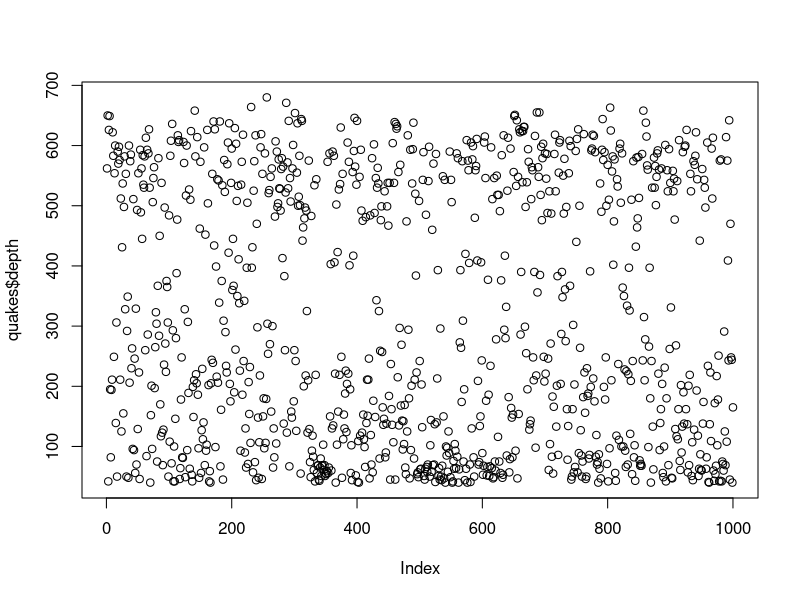
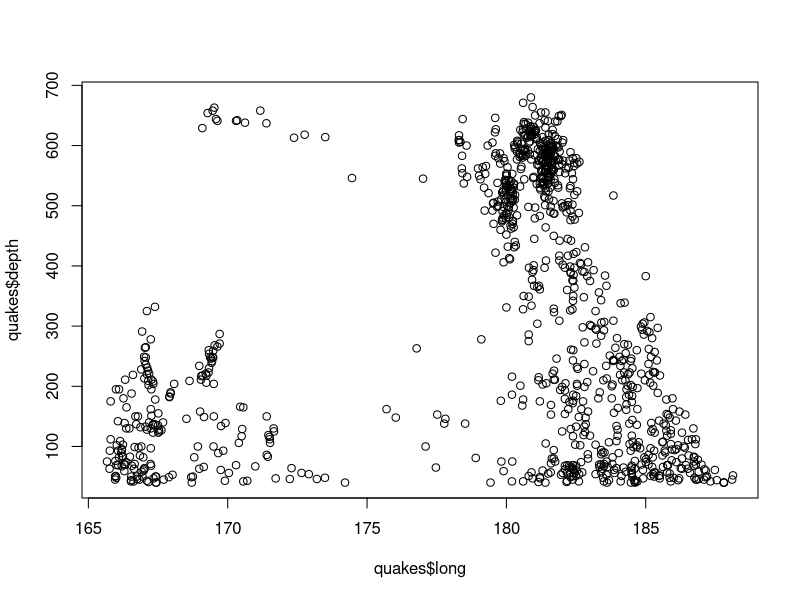
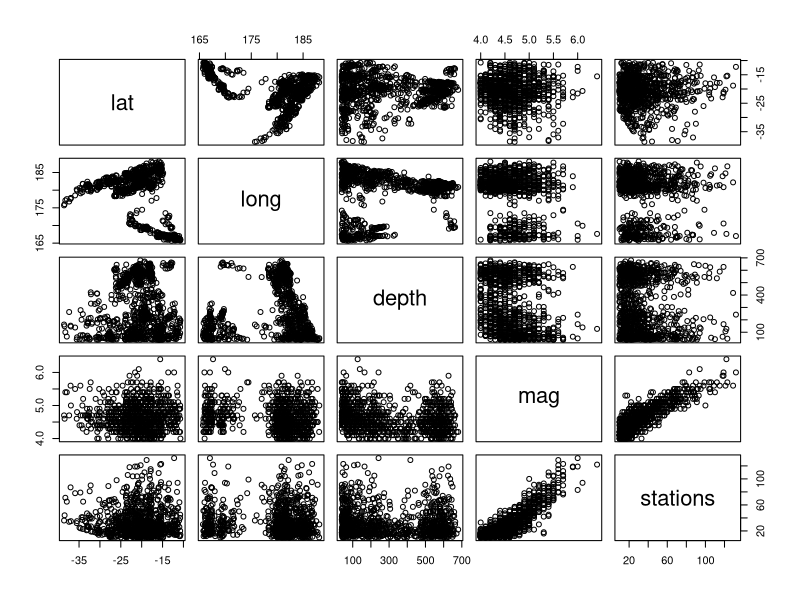
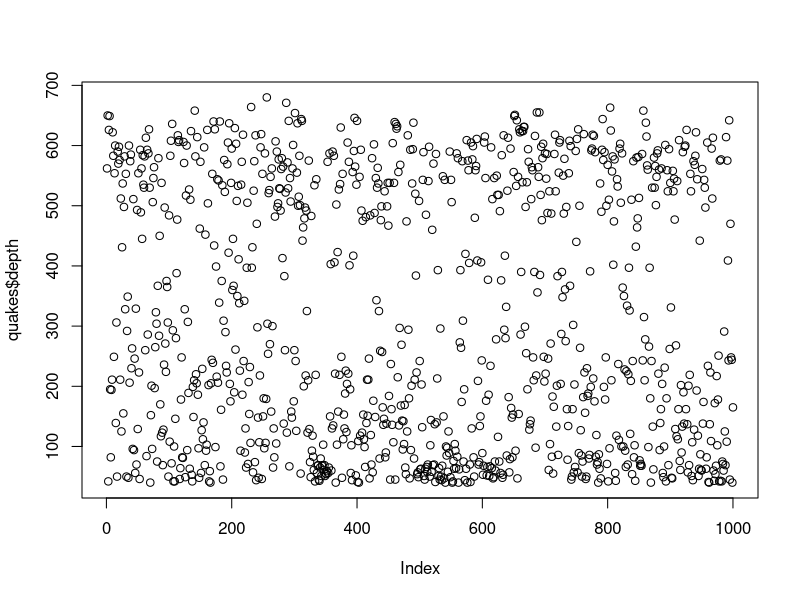
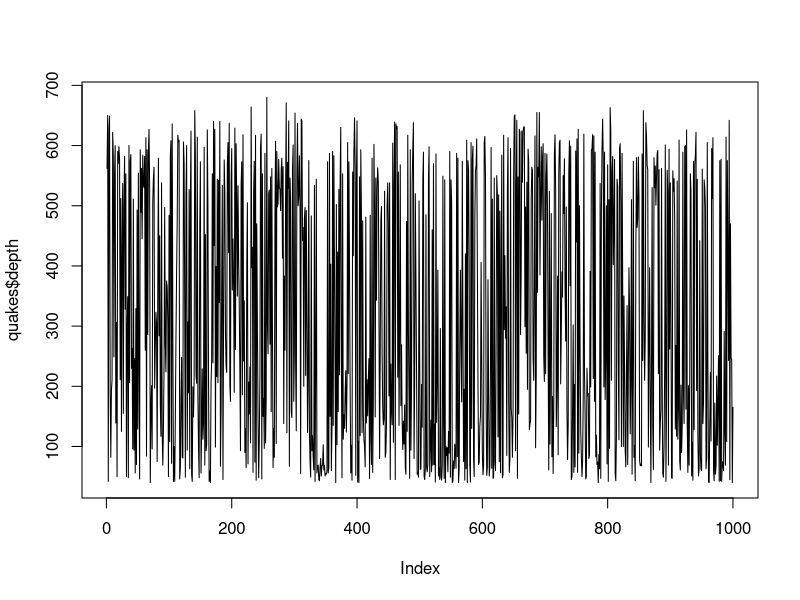
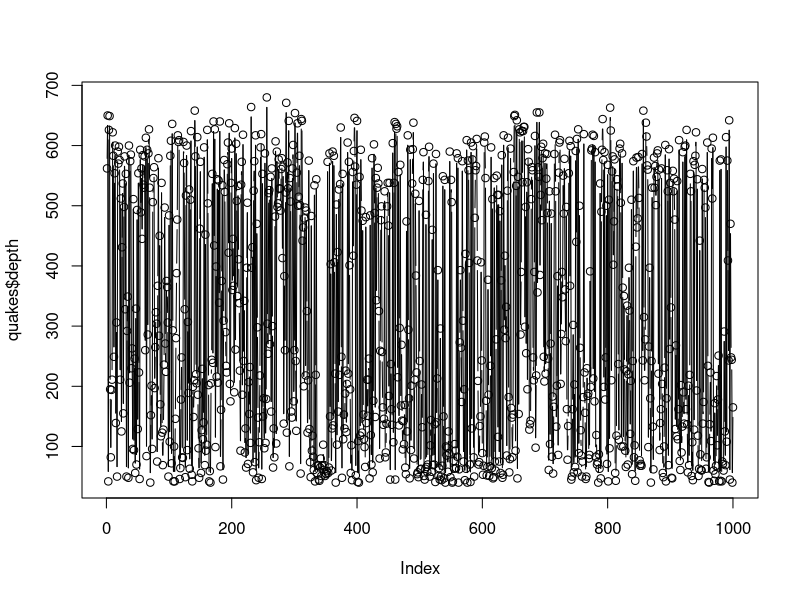
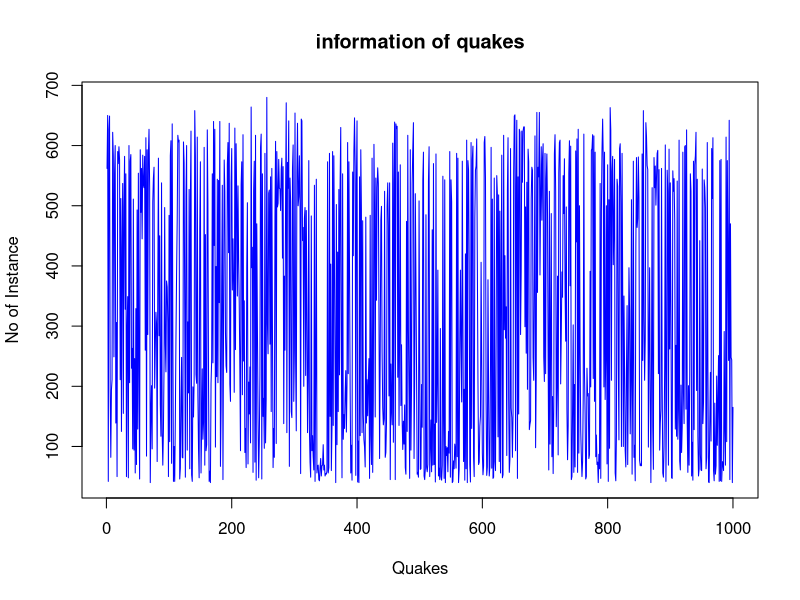
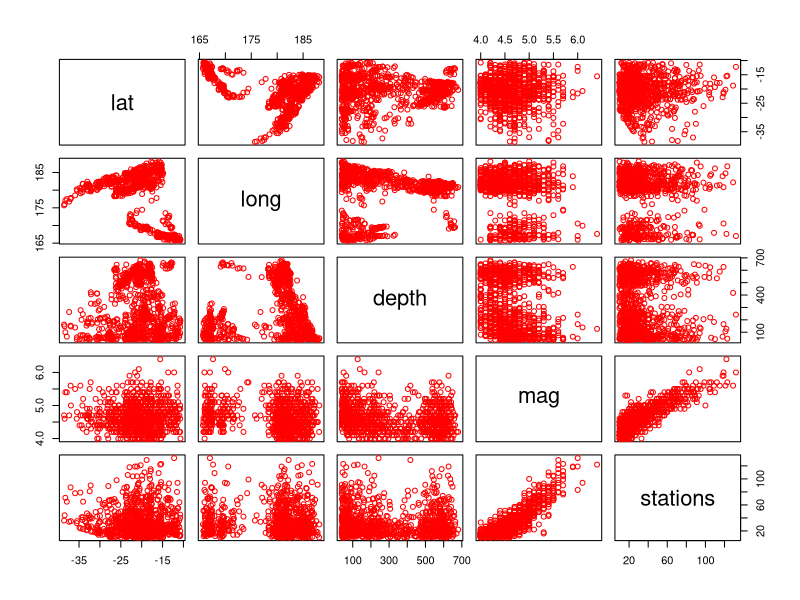

Generate these figures, in order, with R: (Note: this script raises an error after producing the figures.)

p_quakes <- datasets::quakes

###Top 10 rows and last 10 columns
head(quakes,10)
tail(quakes,10)
names(quakes)   # names of all columns

# To see entire dataset click on quakes data set name on top right window
######columns
quakes[,c(1,2)] # all rows and first columns
df<-quakes[,-6] # exclude column no.6
df

summary(quakes[,1]) # summary statistics for column 1


quakes$depth   # display column values

summary(quakes$depth) # summry of wind column


####summry of the data####

summary(quakes)    #summry of all columns

# visualiazation
plot(quakes$depth)
plot(quakes$long,quakes$depth,type= "p")
plot(quakes)  #scatterplot
help(plot)


# point and lines
plot(quakes$depth, type="p") # p: points, l: lines,b: both
plot(quakes$depth, type="l")
plot(quakes$depth, type="b")


plot(quakes$depth,
     xlab = 'Quakes',
     ylab = 'No of Instance',
     main = 'information of quakes',
     col = 'blue',
     type='l')


plot(quakes,col='red') # plot of entire dataset - all columns

plot(quakes$mag,quakes$stations)# x axis mag - , y-stations
plot(quakes$stations,quakes$mag) # x - stations, y- mag

# Horizontal bar plot
barplot(quakes$mag,
        main = 'information of quakes',
        ylab = 'mag levels',
        col = 'blue',
        horiz = T,
        axes=F)
help(barplot)

#Histogram

hist(quakes$long)

hist(quakes$long,
     main = 'information of quakes',
     xlab = 'solar.',
     col='blue',
     border='red')

help(hist)     


#Single box plot
help(boxplot)


boxplot(quakes$depth,
        main="Boxplot",
        col="green",
        border='red',
        horizontal=T)

boxplot.stats(quakes$depth)$out  #outlier values

quakes$mag


#multiple box plots
boxplot(quakes[,1:4],
        main='multiple box plots',
        horizontal=TRUE,
        col='pink')

#margine of the grid(mar)(bottom,left,top,right),
#no of rows and column(mfrow),
#whether a border is to be included(bty)
#the position of the 
#labels(las: 1 for horizontal, las: 0 for verticle)
plot(quakes$mag,type="l")
#bty -box around the plot (0,n,7,L,C,u)
help(bar)
par(mfrow=c(3,3),mar=c(2,5,2,1), las=0, bty="o")
plot(quakes$mag)
plot(quakes$mag, quakes$depth)
plot(quakes$depth, type="l")
plot(quakes$mag, type="l")
barplot(quakes$mag, main = 'information of quakes',
        xlab = 'mag levels',col='pink',horiz = TRUE)
hist(quakes$stations)
boxplot(quakes$stations)
boxplot(quakes[,0.0:4],main='Multiple box plots')

# Considering NA values
quakes
max(quakes$depth)
min(quakes$long)
mean(quakes$stations)


mean(quakes$stations,na.rm=T) 
median(quakes$mag)
median(quakes$mag,na.rm=T) 
max(quakes$mag,na.rm = T)
min(quakes$mag,na.rm = T)


# Google following function as variance in R, etc 
# var
#skewness
#kurtosis
# Density plot

var(quakes$depth)
sd(quakes$mag)
sd(quakes$mag,na.rm = T)

skewness(quakes$mag)
kurtosis(quakes$mag)


# installing packages

skewness(quakes$mag,na.rm = T)
kurtosis(quakes$mag,na.rm = T)


#Density plot
plot(density(quakes$depth))
plot(density(quakes$mag,na.rm = T))




